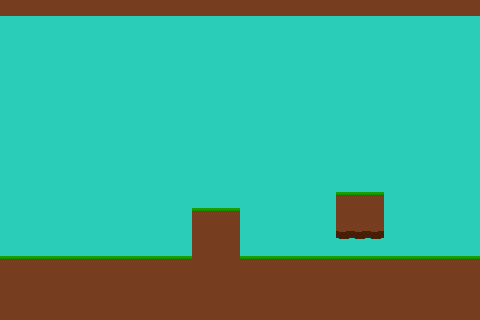

A level layout from a 2D game, rendered from its tile map. Below: a short description, then the map file with its tile-grid data intact:
An orthogonal 30x20 tile map with 16x16 px tiles, 1 tile layer (Tile Layer 1).

<map version="1.0" orientation="orthogonal" renderorder="right-down" width="30" height="20" tilewidth="16" tileheight="16" nextobjectid="1">
 <tileset firstgid="1" name="Tileset" tilewidth="16" tileheight="16" tilecount="4" columns="2">
  <image source="Tileset.png" width="32" height="32" />
  <tile id="0">
   <properties>
    <property name="isSolid" type="bool" value="true" />
   </properties>
  </tile>
  <tile id="1">
   <properties>
    <property name="isSolid" type="bool" value="true" />
   </properties>
  </tile>
  <tile id="2">
   <properties>
    <property name="isSolid" type="bool" value="true" />
   </properties>
  </tile>
 </tileset>
 <layer name="Tile Layer 1" width="30" height="20">
  <data encoding="csv">
    1,1,1,1,1,1,1,1,1,1,1,1,1,1,1,1,1,1,1,1,1,1,1,1,1,1,1,1,1,1,
    4,4,4,4,4,4,4,4,4,4,4,4,4,4,4,4,4,4,4,4,4,4,4,4,4,4,4,4,4,4,
    4,4,4,4,4,4,4,4,4,4,4,4,4,4,4,4,4,4,4,4,4,4,4,4,4,4,4,4,4,4,
    4,4,4,4,4,4,4,4,4,4,4,4,4,4,4,4,4,4,4,4,4,4,4,4,4,4,4,4,4,4,
    4,4,4,4,4,4,4,4,4,4,4,4,4,4,4,4,4,4,4,4,4,4,4,4,4,4,4,4,4,4,
    4,4,4,4,4,4,4,4,4,4,4,4,4,4,4,4,4,4,4,4,4,4,4,4,4,4,4,4,4,4,
    4,4,4,4,4,4,4,4,4,4,4,4,4,4,4,4,4,4,4,4,4,4,4,4,4,4,4,4,4,4,
    4,4,4,4,4,4,4,4,4,4,4,4,4,4,4,4,4,4,4,4,4,4,4,4,4,4,4,4,4,4,
    4,4,4,4,4,4,4,4,4,4,4,4,4,4,4,4,4,4,4,4,4,4,4,4,4,4,4,4,4,4,
    4,4,4,4,4,4,4,4,4,4,4,4,4,4,4,4,4,4,4,4,4,4,4,4,4,4,4,4,4,4,
    4,4,4,4,4,4,4,4,4,4,4,4,4,4,4,4,4,4,4,4,4,4,4,4,4,4,4,4,4,4,
    4,4,4,4,4,4,4,4,4,4,4,4,4,4,4,4,4,4,4,4,4,4,4,4,4,4,4,4,4,4,
    4,4,4,4,4,4,4,4,4,4,4,4,4,4,4,4,4,4,4,4,4,2,2,2,4,4,4,4,4,4,
    4,4,4,4,4,4,4,4,4,4,4,4,2,2,2,4,4,4,4,4,4,1,1,1,4,4,4,4,4,4,
    4,4,4,4,4,4,4,4,4,4,4,4,1,1,1,4,4,4,4,4,4,3,3,3,4,4,4,4,4,4,
    4,4,4,4,4,4,4,4,4,4,4,4,1,1,1,4,4,4,4,4,4,4,4,4,4,4,4,4,4,4,
    2,2,2,2,2,2,2,2,2,2,2,2,1,1,1,2,2,2,2,2,2,2,2,2,2,2,2,2,2,2,
    1,1,1,1,1,1,1,1,1,1,1,1,1,1,1,1,1,1,1,1,1,1,1,1,1,1,1,1,1,1,
    1,1,1,1,1,1,1,1,1,1,1,1,1,1,1,1,1,1,1,1,1,1,1,1,1,1,1,1,1,1,
    1,1,1,1,1,1,1,1,1,1,1,1,1,1,1,1,1,1,1,1,1,1,1,1,1,1,1,1,1,1
  </data>
 </layer>
</map>
